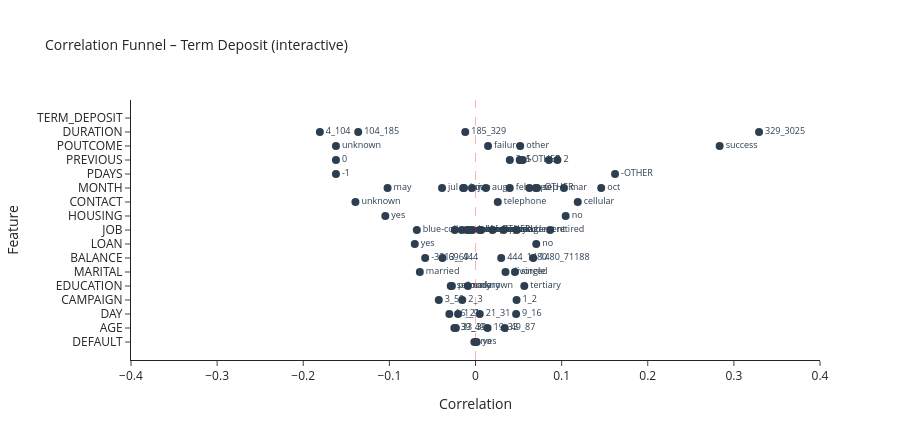

This figure's notebook cell:
### Markdown cell above
## 5. Plot – interactive (plotly)

Hover over any point to see `feature | bin | r` details.

### Code cell
fig_interactive = plot_correlation_funnel(
    corr_df,
    interactive=True,
    limits=(-0.4, 0.4),
    title='Correlation Funnel – Term Deposit (interactive)',
)
fig_interactive.show()

### Figure 1 — Plotly figure (JSON) as saved in the notebook; plotly's stock layout.template omitted (floating-point values rounded to 4 significant figures)
{"data": [{"hoverinfo": "text", "hovertext": ["TERM_DEPOSIT | bin: no | r = -1.0", "DURATION | bin: 329_3025 | r = 0.329", "POUTCOME | bin: success | r = 0.283", "DURATION | bin: 4_104 | r = -0.181", "PREVIOUS | bin: 0 | r = -0.162", "PDAYS | bin: -1 | r = -0.162", "PDAYS | bin: -OTHER | r = 0.162", "POUTCOME | bin: unknown | r = -0.162", "MONTH | bin: oct | r = 0.146", "CONTACT | bin: unknown | r = -0.139", "DURATION | bin: 104_185 | r = -0.136", "CONTACT | bin: cellular | r = 0.119", "HOUSING | bin: no | r = 0.105", "HOUSING | bin: yes | r = -0.105", "MONTH | bin: mar | r = 0.103", "MONTH | bin: may | r = -0.102", "PREVIOUS | bin: 2 | r = 0.095", "JOB | bin: retired | r = 0.087", "PREVIOUS | bin: 4 | r = 0.085", "MONTH | bin: sep | r = 0.072", "LOAN | bin: yes | r = -0.071", "LOAN | bin: no | r = 0.071", "MONTH | bin: -OTHER | r = 0.07", "JOB | bin: blue-collar | r = -0.068", "BALANCE | bin: 1480_71188 | r = 0.067", "MARITAL | bin: married | r = -0.065", "MONTH | bin: apr | r = 0.063", "BALANCE | bin: -3313_69 | r = -0.058", "EDUCATION | bin: tertiary | r = 0.057", "PREVIOUS | bin: -OTHER | r = 0.055", "POUTCOME | bin: other | r = 0.052", "PREVIOUS | bin: 5 | r = 0.052", "PREVIOUS | bin: 1 | r = 0.051", "JOB | bin: student | r = 0.048", "CAMPAIGN | bin: 1_2 | r = 0.048", "DAY | bin: 9_16 | r = 0.047", "MARITAL | bin: single | r = 0.046", "CAMPAIGN | bin: 3_50 | r = -0.043", "PREVIOUS | bin: 3 | r = 0.04", "MONTH | bin: feb | r = 0.04", "MONTH | bin: jul | r = -0.039", "BALANCE | bin: 69_444 | r = -0.038", "MARITAL | bin: divorced | r = 0.035", "AGE | bin: 49_87 | r = 0.034", "JOB | bin: management | r = 0.033", "DAY | bin: 16_21 | r = -0.03", "BALANCE | bin: 444_1480 | r = 0.03", "EDUCATION | bin: secondary | r = -0.029", "EDUCATION | bin: primary | r = -0.027", "CONTACT | bin: telephone | r = 0.026", "AGE | bin: 39_49 | r = -0.025", "JOB | bin: services | r = -0.024", "AGE | bin: 33_39 | r = -0.023", "DAY | bin: 1_9 | r = -0.02", "JOB | bin: -OTHER | r = 0.02", "JOB | bin: entrepreneur | r = -0.016", "CAMPAIGN | bin: 2_3 | r = -0.015", "POUTCOME | bin: failure | r = 0.015", "MONTH | bin: nov | r = -0.014", "AGE | bin: 19_33 | r = 0.014", "MONTH | bin: jun | r = -0.013", "MONTH | bin: aug | r = 0.012", "DURATION | bin: 185_329 | r = -0.012", "JOB | bin: technician | r = -0.01", "EDUCATION | bin: unknown | r = -0.009", "JOB | bin: unemployed | r = -0.007", "JOB | bin: admin. | r = 0.007", "DAY | bin: 21_31 | r = 0.005", "JOB | bin: housemaid | r = 0.005", "MONTH | bin: jan | r = -0.004", "JOB | bin: self-employed | r = -0.004", "DEFAULT | bin: yes | r = 0.001", "DEFAULT | bin: no | r = -0.001"], "marker": {"color": "#2c3e50", "opacity": 1, "size": 8}, "mode": "markers+text", "text": ["no", "329_3025", "success", "4_104", "0", "-1", "-OTHER", "unknown", "oct", "unknown", "104_185", "cellular", "no", "yes", "mar", "may", "2", "retired", "4", "sep", "yes", "no", "-OTHER", "blue-collar", "1480_71188", "married", "apr", "-3313_69", "tertiary", "-OTHER", "other", "5", "1", "student", "1_2", "9_16", "single", "3_50", "3", "feb", "jul", "69_444", "divorced", "49_87", "management", "16_21", "444_1480", "secondary", "primary", "telephone", "39_49", "services", "33_39", "1_9", "-OTHER", "entrepreneur", "2_3", "failure", "nov", "19_33", "jun", "aug", "185_329", "technician", "unknown", "unemployed", "admin.", "21_31", "housemaid", "jan", "self-employed", "yes", "no"], "textfont": {"color": "#2c3e50", "size": 9}, "textposition": "middle right", "type": "scatter", "x": [-1.0, 0.3292, 0.2835, -0.1807, -0.162, -0.162, 0.162, -0.162, 0.146, -0.1394, -0.1362, 0.1188, 0.1047, -0.1047, 0.1027, -0.1021, 0.09512, 0.08667, 0.08518, 0.07151, -0.07052, 0.07052, 0.06988, -0.06815, 0.06704, -0.06464, 0.06256, -0.05845, 0.05665, 0.05486, 0.05191, 0.05179, 0.05134, 0.04781, 0.04765, 0.04716, 0.04581, -0.04261, 0.03984, 0.0398, -0.03885, -0.0384, 0.03484, 0.03394, 0.03263, -0.03037, 0.02985, -0.02874, -0.02742, 0.02588, -0.02451, -0.02407, -0.02279, -0.02027, 0.01989, -0.01597, -0.01538, 0.01456, -0.0144, 0.01395, -0.01332, 0.01208, -0.01189, -0.01015, -0.00887, -0.007312, 0.006568, 0.004963, 0.004872, -0.004109, -0.003827, 0.001303, -0.001303], "y": ["TERM_DEPOSIT", "DURATION", "POUTCOME", "DURATION", "PREVIOUS", "PDAYS", "PDAYS", "POUTCOME", "MONTH", "CONTACT", "DURATION", "CONTACT", "HOUSING", "HOUSING", "MONTH", "MONTH", "PREVIOUS", "JOB", "PREVIOUS", "MONTH", "LOAN", "LOAN", "MONTH", "JOB", "BALANCE", "MARITAL", "MONTH", "BALANCE", "EDUCATION", "PREVIOUS", "POUTCOME", "PREVIOUS", "PREVIOUS", "JOB", "CAMPAIGN", "DAY", "MARITAL", "CAMPAIGN", "PREVIOUS", "MONTH", "MONTH", "BALANCE", "MARITAL", "AGE", "JOB", "DAY", "BALANCE", "EDUCATION", "EDUCATION", "CONTACT", "AGE", "JOB", "AGE", "DAY", "JOB", "JOB", "CAMPAIGN", "POUTCOME", "MONTH", "AGE", "MONTH", "MONTH", "DURATION", "JOB", "EDUCATION", "JOB", "JOB", "DAY", "JOB", "MONTH", "JOB", "DEFAULT", "DEFAULT"]}], "layout": {"height": 440, "shapes": [{"line": {"color": "red", "dash": "dash", "width": 1}, "type": "line", "x0": 0, "x1": 0, "xref": "x", "y0": 0, "y1": 1, "yref": "y domain"}], "showlegend": false, "title": {"font": {"size": 14}, "text": "Correlation Funnel – Term Deposit (interactive)"}, "xaxis": {"range": [-0.4, 0.4], "title": {"text": "Correlation"}}, "yaxis": {"categoryarray": ["DEFAULT", "AGE", "DAY", "CAMPAIGN", "EDUCATION", "MARITAL", "BALANCE", "LOAN", "JOB", "HOUSING", "CONTACT", "MONTH", "PDAYS", "PREVIOUS", "POUTCOME", "DURATION", "TERM_DEPOSIT"], "categoryorder": "array", "title": {"text": "Feature"}}}}
